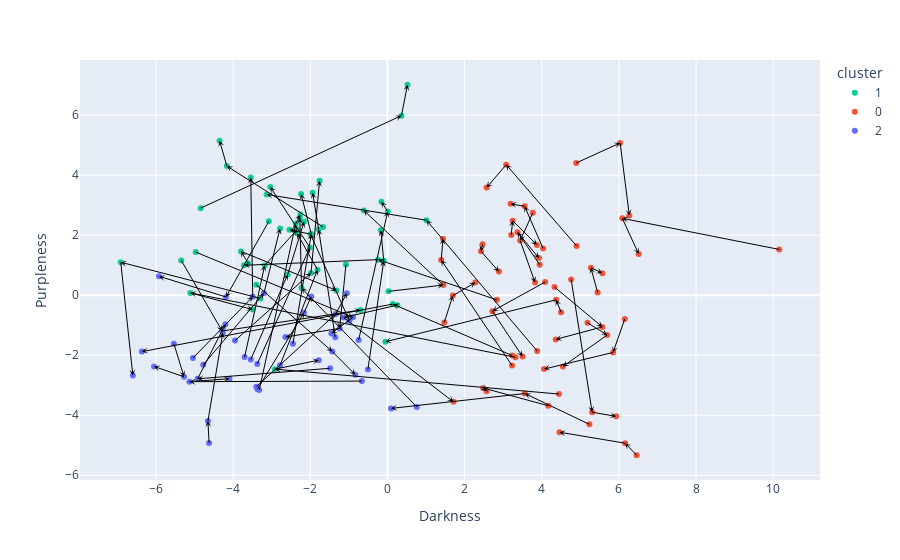
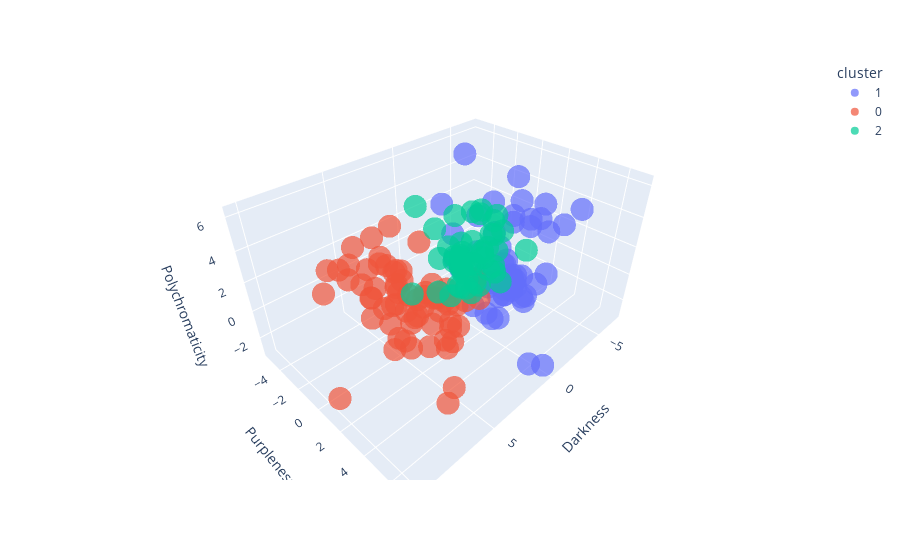

The code cell stored with these charts, in order, in its notebook:
### Markdown cell above
# Plot

### Code cell
pc1label = "Darkness"
pc2label = "Purpleness"
pc3label = "Polychromaticity"

scatterPlots()

### Figure 1 — Plotly figure (JSON) as saved in the notebook; plotly's stock layout.template omitted (floating-point values rounded to 4 significant figures)
{"data": [{"hovertemplate": "<b>%{hovertext}</b><br><br>cluster=1<br>Darkness=%{x}<br>Purpleness=%{y}<extra></extra>", "hovertext": ["TSA-1 10-4 im1", "40-3-9 10-5 im3", "ISP2-16 10-6 im1", "ISP2-6 10-5 im1", "ISP2-1 10-7 im2", "ISP2-14 10-3 im2", "ISP2-14 10-3 im3", "40-4-9 10-4 im2", "40-4-9 10-4 im3", "40-5-8 10-2 im3", "ISP2-15 10-7 im1", "ISP2-7 10-6 im2", "ISP2-7 10-6 im3", "ISP2-8 10-7 im1", "40-1-6 10-6 im3", "20-3-8 10-4 im3", "20-3-8 10-4 im2", "ISP2-9 10-7 im1", "20-3-11 10-6 im1", "20-2-4 10-4 im2", "20-2-4 10-4 im3", "20-4-1 10-5 im3", "20-4-1 10-5 im2", "HavSE8 10-3 im3", "20-5-5 10-4 im3", "20-5-5 10-4 im2", "ISP2-1 10-7 im1", "ISP2-13 10-6 im2", "40-5-8 10-2 im1", "TSA-1 10-4 im2", "TSA-1 10-4 im3", "ISP2-10 10-5 im1", "40-4-10 10-3 im3", "40-4-10 10-3 im2", "40-5-6 10-2 im2", "40-2-2 10-5 im2", "40-5-6 10-2 im3", "40-2-2 10-5 im3", "40-5-6 10-5 im2", "40-5-6 10-5 im3", "ISP2-16 10-6 im3", "ISP2-16 10-6 im2", "100-3-1 10-4 im2", "100-3-1 10-4 im3", "100-2-1 10-4 im3", "100-2-1 10-4 im2", "ISP2-3 10-6 im1", "100-2-11 10-4 im3", "100-2-11 10-4 im2", "ISP2-8 10-7 im3", "ISP2-8 10-7 im2", "ISP2-4 10-2 im3.tif", "ISP2-4 10-2 im2", "20-3-7 10-3 im2", "ISP2-15 10-7 im3"], "legendgroup": "1", "marker": {"color": "#0ECC96", "symbol": "circle"}, "mode": "markers", "name": "1", "orientation": "v", "showlegend": true, "type": "scatter", "x": [-4.842, -3.542, -3.614, 0.2581, -6.913, -0.2431, -3.716, -2.585, -2.162, -0.6124, -5.344, -5.11, -3.494, -1.67, -2.785, -1.759, -1.981, -4.969, -1.076, -2.227, -2.271, -3.037, -2.011, -0.0526, -2.343, -1.812, -3.295, 0.1402, 0.02689, 0.3632, 0.5198, -3.076, -2.258, -2.377, 0.007566, -3.182, -0.157, -2.336, -1.994, -2.54, -1.324, -3.794, -1.974, -2.238, -1.939, -1.783, -3.399, -0.1714, -0.0958, -4.351, -4.163, -3.131, 1.013, -2.917, -0.6969], "xaxis": "x", "y": [2.902, 3.925, 1.069, -0.3311, 1.099, 1.186, 0.9965, 0.6924, 2.444, 2.826, 1.16, 0.07755, -0.4776, 2.275, 2.221, 3.812, 0.7426, 1.437, 1.026, 0.2378, 2.571, 3.608, 1.59, -1.551, 2.061, 0.8493, -0.1071, -0.2957, 0.1278, 5.983, 7.014, 2.461, 2.69, 2.38, 2.79, 0.9933, 3.117, 2.193, 2.035, 2.179, 0.1592, 1.461, 2.038, 3.375, 3.41, 2.188, 0.3466, 2.161, 1.146, 5.151, 4.302, 3.357, 2.499, -2.464, -0.4937], "yaxis": "y"}, {"hovertemplate": "<b>%{hovertext}</b><br><br>cluster=0<br>Darkness=%{x}<br>Purpleness=%{y}<extra></extra>", "hovertext": ["100-2-19 10-3 im3", "100-2-19 10-3 im2", "ISP2-11 10-4 im3", "ISP2-11 10-4 im2", "100-3-6 10-5 im1", "Imrec12-4 10-4 im3", "Imrec12-4 10-4 im2", "Imrec19-23 10-5 im1", "40-1-3 10-4 im1", "ISP2-13 10-6 im1", "40-5-8 10-2 im2", "HavSE8 10-3 im1", "20-4-4 10-5 im1", "20-3-5 10-5 im1", "100-2-17 10-6 im2", "100-2-17 10-6 im3", "Imrec12-3 10-4 im3", "Imrec12-3 10-4 im2", "100-2-4 10-2 im1", "Hav55 10-5 im3", "Hav55 10-5 im2", "ISP2-4 10-2 im1", "20-3-7 10-3 im1", "40-5-7 10-6 im2", "40-5-7 10-6 im3", "40-2-1 10-5 im1", "20-4-5 10-6 im2", "20-4-5 10-6 im3", "40-4-16 10-4 im1", "40-4-1 10-4 im1", "20-2-1 10-6 im3", "20-2-1 10-6 im2", "40-4-17 10-5 im1", "20-3-5 10-5 im3", "20-3-5 10-5 im2", "HavSE8 10-3 im2", "20-4-4 10-5 im2", "20-4-4 10-5 im3", "ISP2-6 10-5 im3", "Imrec12-4 10-4 im1", "ISP2-14 10-3 im1", "Imrec19-23 10-5 im3", "Imrec19-23 10-5 im2", "40-1-3 10-4 im2", "40-1-3 10-4 im3", "100-2-19 10-3 im1", "ISP2-11 10-4 im1", "100-3-6 10-5 im3", "100-3-6 10-5 im2", "20-4-5 10-6 im1", "40-4-16 10-4 im2", "40-4-16 10-4 im3", "20-2-1 10-6 im1", "40-4-17 10-5 im2", "40-4-17 10-5 im3", "40-2-1 10-5 im2", "40-2-1 10-5 im3", "40-4-1 10-4 im2", "40-5-7 10-6 im1", "40-4-1 10-4 im3", "100-2-17 10-6 im1", "Imrec12-3 10-4 im1", "100-2-4 10-2 im2", "ISP2-7 10-6 im1", "Hav55 10-5 im1"], "legendgroup": "0", "marker": {"color": "#EE553B", "symbol": "circle"}, "mode": "markers", "name": "0", "orientation": "v", "showlegend": true, "type": "scatter", "x": [4.547, 5.696, 5.571, 5.273, 4.33, 4.459, 6.162, 6.152, 4.904, 3.235, 1.449, 4.5, 3.768, 3.229, 6.031, 6.27, 3.503, 2.72, 5.235, 5.927, 5.306, 3.882, 4.447, 3.246, 3.875, 3.946, 3.557, 3.191, 1.473, 4.17, 6.512, 6.089, 2.465, 1.441, 1.393, 4.373, 3.44, 3.827, 1.711, 6.46, 2.838, 4.058, 5.848, 3.078, 2.571, 5.185, 5.448, 4.361, 5.571, 4.035, 1.696, 2.278, 10.16, 2.425, 2.889, 3.372, 3.928, 2.483, 3.209, 2.568, 4.892, 4.088, 3.562, 3.319, 4.762], "xaxis": "x", "y": [-2.376, -1.325, 0.7352, 0.9174, 0.2731, -4.566, -4.932, -0.7908, 1.64, -2.012, 0.3384, -0.5688, 2.747, -2.345, 5.074, 2.655, -2.047, -0.5308, -4.302, -4.037, -3.901, -1.862, -3.294, 2.485, 1.677, 1.017, 2.963, 3.044, -0.9075, -3.685, 1.373, 2.561, 1.699, 1.883, 1.174, -0.1534, 1.82, 0.4258, -3.554, -5.333, -0.1554, -2.462, -1.908, 4.35, 3.587, -0.9189, 0.09259, -1.473, -1.056, 1.558, -0.01236, 0.4204, 1.526, 1.463, 0.7861, 2.102, 1.237, -3.092, 2.007, -3.204, 4.406, 0.4383, -3.277, -2.069, 0.5258], "yaxis": "y"}, {"hovertemplate": "<b>%{hovertext}</b><br><br>cluster=2<br>Darkness=%{x}<br>Purpleness=%{y}<extra></extra>", "hovertext": ["ISP2-10 10-5 im3", "ISP2-10 10-5 im2", "40-4-10 10-3 im1", "40-3-9 10-5 im2", "40-5-6 10-2 im1", "40-2-2 10-5 im1", "40-5-6 10-5 im1", "ISP2-1 10-7 im3", "40-4-11 10-3 im1", "40-5-1 10-6 im3", "40-5-1 10-6 im2", "20-5-5 10-4 im1", "20-3-11 10-6 im3", "20-3-11 10-6 im2", "20-2-4 10-4 im1", "ISP2-12 10-6 im1", "20-4-1 10-5 im1", "40-3-4 10-3 im1", "40-1-6 10-6 im2", "100-2-11 10-4 im1", "20-4-6 10-2 im1", "100-3-1 10-4 im1", "Imrec9-9 10-5 im3", "Imrec9-9 10-5 im2", "100-2-1 10-4 im1", "ISP2-3 10-6 im2", "ISP2-3 10-6 im3", "ISP2-12 10-6 im3", "ISP2-12 10-6 im2", "40-4-11 10-3 im2", "40-4-11 10-3 im3", "40-5-1 10-6 im1", "ISP2-6 10-5 im2", "40-4-9 10-4 im1", "ISP2-13 10-6 im3", "40-3-9 10-5 im1", "ISP2-9 10-7 im2", "ISP2-9 10-7 im3", "Imrec9-9 10-5 im1", "20-3-8 10-4 im1", "20-4-6 10-2 im3", "20-4-6 10-2 im2", "20-3-7 10-3 im3", "40-3-4 10-3 im3", "40-3-4 10-3 im2", "40-1-6 10-6 im1", "ISP2-15 10-7 im2", "100-2-4 10-2 im3"], "legendgroup": "2", "marker": {"color": "#636FFC", "symbol": "circle"}, "mode": "markers", "name": "2", "orientation": "v", "showlegend": true, "type": "scatter", "x": [-5.922, -4.185, -3.323, -3.492, -0.7458, -3.702, -0.9845, -6.599, -3.399, -4.2, -4.921, -2.783, -2.644, -1.239, 0.7592, -5.536, -3.376, -3.368, -3.202, -0.506, -0.6636, -2.451, -4.268, -4.653, -1.353, -1.43, -0.8329, -6.051, -5.273, -1.342, -1.053, -1.486, -1.137, -3.543, -6.366, -5.042, -0.8938, -1.453, -4.623, -3.951, -4.096, -5.133, -1.782, -1.973, -2.164, -4.775, -4.285, 0.09212], "xaxis": "x", "y": [0.6316, -0.05897, -3.158, -0.04939, -1.489, -2.062, -0.8529, -2.677, -3.048, -0.9653, -2.786, -2.331, -1.393, -1.107, -3.722, -1.614, -2.292, -3.131, 0.06815, -2.473, -2.863, -1.618, -1.248, -4.192, -1.397, -1.875, -2.65, -2.375, -2.717, -0.6282, 0.06869, -2.435, -0.7435, -2.143, -1.88, -2.094, -0.7358, -1.274, -4.929, -1.511, -2.784, -2.881, -2.165, -0.04031, -0.5866, -2.32, -1.194, -3.773], "yaxis": "y"}], "layout": {"annotations": [{"arrowcolor": "black", "arrowhead": 3, "arrowsize": 1, "arrowwidth": 1, "ax": -4.842, "axref": "x", "ay": 2.902, "ayref": "y", "showarrow": true, "x": 0.3632, "xanchor": "center", "y": 5.983, "yanchor": "top"}, {"arrowcolor": "black", "arrowhead": 3, "arrowsize": 1, "arrowwidth": 1, "ax": 5.696, "axref": "x", "ay": -1.325, "ayref": "y", "showarrow": true, "x": 4.547, "xanchor": "center", "y": -2.376, "yanchor": "bottom"}, {"arrowcolor": "black", "arrowhead": 3, "arrowsize": 1, "arrowwidth": 1, "ax": -4.185, "axref": "x", "ay": -0.05897, "ayref": "y", "showarrow": true, "x": -5.922, "xanchor": "center", "y": 0.6316, "yanchor": "top"}, {"arrowcolor": "black", "arrowhead": 3, "arrowsize": 1, "arrowwidth": 1, "ax": -3.323, "axref": "x", "ay": -3.158, "ayref": "y", "showarrow": true, "x": -2.377, "xanchor": "center", "y": 2.38, "yanchor": "top"}, {"arrowcolor": "black", "arrowhead": 3, "arrowsize": 1, "arrowwidth": 1, "ax": -3.492, "axref": "x", "ay": -0.04939, "ayref": "y", "showarrow": true, "x": -3.542, "xanchor": "center", "y": 3.925, "yanchor": "top"}, {"arrowcolor": "black", "arrowhead": 3, "arrowsize": 1, "arrowwidth": 1, "ax": 5.273, "axref": "x", "ay": 0.9174, "ayref": "y", "showarrow": true, "x": 5.571, "xanchor": "center", "y": 0.7352, "yanchor": "bottom"}, {"arrowcolor": "black", "arrowhead": 3, "arrowsize": 1, "arrowwidth": 1, "ax": -0.7458, "axref": "x", "ay": -1.489, "ayref": "y", "showarrow": true, "x": 0.007566, "xanchor": "center", "y": 2.79, "yanchor": "top"}, {"arrowcolor": "black", "arrowhead": 3, "arrowsize": 1, "arrowwidth": 1, "ax": -3.702, "axref": "x", "ay": -2.062, "ayref": "y", "showarrow": true, "x": -3.182, "xanchor": "center", "y": 0.9933, "yanchor": "top"}, {"arrowcolor": "black", "arrowhead": 3, "arrowsize": 1, "arrowwidth": 1, "ax": -0.9845, "axref": "x", "ay": -0.8529, "ayref": "y", "showarrow": true, "x": -1.994, "xanchor": "center", "y": 2.035, "yanchor": "top"}, {"arrowcolor": "black", "arrowhead": 3, "arrowsize": 1, "arrowwidth": 1, "ax": -3.614, "axref": "x", "ay": 1.069, "ayref": "y", "showarrow": true, "x": -3.794, "xanchor": "center", "y": 1.461, "yanchor": "top"}, {"arrowcolor": "black", "arrowhead": 3, "arrowsize": 1, "arrowwidth": 1, "ax": 4.33, "axref": "x", "ay": 0.2731, "ayref": "y", "showarrow": true, "x": 5.571, "xanchor": "center", "y": -1.056, "yanchor": "bottom"}, {"arrowcolor": "black", "arrowhead": 3, "arrowsize": 1, "arrowwidth": 1, "ax": 0.2581, "axref": "x", "ay": -0.3311, "ayref": "y", "showarrow": true, "x": -1.137, "xanchor": "center", "y": -0.7435, "yanchor": "bottom"}, {"arrowcolor": "black", "arrowhead": 3, "arrowsize": 1, "arrowwidth": 1, "ax": -6.913, "axref": "x", "ay": 1.099, "ayref": "y", "showarrow": true, "x": -6.599, "xanchor": "center", "y": -2.677, "yanchor": "bottom"}, {"arrowcolor": "black", "arrowhead": 3, "arrowsize": 1, "arrowwidth": 1, "ax": 6.162, "axref": "x", "ay": -4.932, "ayref": "y", "showarrow": true, "x": 4.459, "xanchor": "center", "y": -4.566, "yanchor": "top"}, {"arrowcolor": "black", "arrowhead": 3, "arrowsize": 1, "arrowwidth": 1, "ax": -0.2431, "axref": "x", "ay": 1.186, "ayref": "y", "showarrow": true, "x": -3.716, "xanchor": "center", "y": 0.9965, "yanchor": "bottom"}, {"arrowcolor": "black", "arrowhead": 3, "arrowsize": 1, "arrowwidth": 1, "ax": -2.585, "axref": "x", "ay": 0.6924, "ayref": "y", "showarrow": true, "x": -2.162, "xanchor": "center", "y": 2.444, "yanchor": "top"}, {"arrowcolor": "black", "arrowhead": 3, "arrowsize": 1, "arrowwidth": 1, "ax": 6.152, "axref": "x", "ay": -0.7908, "ayref": "y", "showarrow": true, "x": 5.848, "xanchor": "center", "y": -1.908, "yanchor": "bottom"}, {"arrowcolor": "black", "arrowhead": 3, "arrowsize": 1, "arrowwidth": 1, "ax": 4.904, "axref": "x", "ay": 1.64, "ayref": "y", "showarrow": true, "x": 3.078, "xanchor": "center", "y": 4.35, "yanchor": "top"}, {"arrowcolor": "black", "arrowhead": 3, "arrowsize": 1, "arrowwidth": 1, "ax": 3.235, "axref": "x", "ay": -2.012, "ayref": "y", "showarrow": true, "x": 0.1402, "xanchor": "center", "y": -0.2957, "yanchor": "top"}, {"arrowcolor": "black", "arrowhead": 3, "arrowsize": 1, "arrowwidth": 1, "ax": 1.449, "axref": "x", "ay": 0.3384, "ayref": "y", "showarrow": true, "x": -0.6124, "xanchor": "center", "y": 2.826, "yanchor": "top"}, {"arrowcolor": "black", "arrowhead": 3, "arrowsize": 1, "arrowwidth": 1, "ax": 4.5, "axref": "x", "ay": -0.5688, "ayref": "y", "showarrow": true, "x": 4.373, "xanchor": "center", "y": -0.1534, "yanchor": "top"}, {"arrowcolor": "black", "arrowhead": 3, "arrowsize": 1, "arrowwidth": 1, "ax": -3.399, "axref": "x", "ay": -3.048, "ayref": "y", "showarrow": true, "x": -1.342, "xanchor": "center", "y": -0.6282, "yanchor": "top"}, {"arrowcolor": "black", "arrowhead": 3, "arrowsize": 1, "arrowwidth": 1, "ax": -4.921, "axref": "x", "ay": -2.786, "ayref": "y", "showarrow": true, "x": -4.2, "xanchor": "center", "y": -0.9653, "yanchor": "top"}, {"arrowcolor": "black", "arrowhead": 3, "arrowsize": 1, "arrowwidth": 1, "ax": 3.768, "axref": "x", "ay": 2.747, "ayref": "y", "showarrow": true, "x": 3.44, "xanchor": "center", "y": 1.82, "yanchor": "bottom"}, {"arrowcolor": "black", "arrowhead": 3, "arrowsize": 1, "arrowwidth": 1, "ax": -2.783, "axref": "x", "ay": -2.331, "ayref": "y", "showarrow": true, "x": -1.812, "xanchor": "center", "y": 0.8493, "yanchor": "top"}, {"arrowcolor": "black", "arrowhead": 3, "arrowsize": 1, "arrowwidth": 1, "ax": -1.239, "axref": "x", "ay": -1.107, "ayref": "y", "showarrow": true, "x": -2.644, "xanchor": "center", "y": -1.393, "yanchor": "bottom"}, {"arrowcolor": "black", "arrowhead": 3, "arrowsize": 1, "arrowwidth": 1, "ax": 0.7592, "axref": "x", "ay": -3.722, "ayref": "y", "showarrow": true, "x": -2.227, "xanchor": "center", "y": 0.2378, "yanchor": "top"}, {"arrowcolor": "black", "arrowhead": 3, "arrowsize": 1, "arrowwidth": 1, "ax": 3.229, "axref": "x", "ay": -2.345, "ayref": "y", "showarrow": true, "x": 1.393, "xanchor": "center", "y": 1.174, "yanchor": "top"}, {"arrowcolor": "black", "arrowhead": 3, "arrowsize": 1, "arrowwidth": 1, "ax": -5.536, "axref": "x", "ay": -1.614, "ayref": "y", "showarrow": true, "x": -5.273, "xanchor": "center", "y": -2.717, "yanchor": "bottom"}, {"arrowcolor": "black", "arrowhead": 3, "arrowsize": 1, "arrowwidth": 1, "ax": -3.376, "axref": "x", "ay": -2.292, "ayref": "y", "showarrow": true, "x": -2.011, "xanchor": "center", "y": 1.59, "yanchor": "top"}, {"arrowcolor": "black", "arrowhead": 3, "arrowsize": 1, "arrowwidth": 1, "ax": 6.031, "axref": "x", "ay": 5.074, "ayref": "y", "showarrow": true, "x": 6.27, "xanchor": "center", "y": 2.655, "yanchor": "bottom"}, {"arrowcolor": "black", "arrowhead": 3, "arrowsize": 1, "arrowwidth": 1, "ax": 2.72, "axref": "x", "ay": -0.5308, "ayref": "y", "showarrow": true, "x": 3.503, "xanchor": "center", "y": -2.047, "yanchor": "bottom"}, {"arrowcolor": "black", "arrowhead": 3, "arrowsize": 1, "arrowwidth": 1, "ax": 5.235, "axref": "x", "ay": -4.302, "ayref": "y", "showarrow": true, "x": 3.562, "xanchor": "center", "y": -3.277, "yanchor": "top"}, {"arrowcolor": "black", "arrowhead": 3, "arrowsize": 1, "arrowwidth": 1, "ax": -5.344, "axref": "x", "ay": 1.16, "ayref": "y", "showarrow": true, "x": -4.285, "xanchor": "center", "y": -1.194, "yanchor": "bottom"}, {"arrowcolor": "black", "arrowhead": 3, "arrowsize": 1, "arrowwidth": 1, "ax": -5.11, "axref": "x", "ay": 0.07755, "ayref": "y", "showarrow": true, "x": -3.494, "xanchor": "center", "y": -0.4776, "yanchor": "bottom"}, {"arrowcolor": "black", "arrowhead": 3, "arrowsize": 1, "arrowwidth": 1, "ax": 5.306, "axref": "x", "ay": -3.901, "ayref": "y", "showarrow": true, "x": 5.927, "xanchor": "center", "y": -4.037, "yanchor": "bottom"}, {"arrowcolor": "black", "arrowhead": 3, "arrowsize": 1, "arrowwidth": 1, "ax": -1.67, "axref": "x", "ay": 2.275, "ayref": "y", "showarrow": true, "x": -4.163, "xanchor": "center", "y": 4.302, "yanchor": "top"}, {"arrowcolor": "black", "arrowhead": 3, "arrowsize": 1, "arrowwidth": 1, "ax": 3.882, "axref": "x", "ay": -1.862, "ayref": "y", "showarrow": true, "x": 1.013, "xanchor": "center", "y": 2.499, "yanchor": "top"}, {"arrowcolor": "black", "arrowhead": 3, "arrowsize": 1, "arrowwidth": 1, "ax": 4.447, "axref": "x", "ay": -3.294, "ayref": "y", "showarrow": true, "x": -2.917, "xanchor": "center", "y": -2.464, "yanchor": "top"}, {"arrowcolor": "black", "arrowhead": 3, "arrowsize": 1, "arrowwidth": 1, "ax": 3.246, "axref": "x", "ay": 2.485, "ayref": "y", "showarrow": true, "x": 3.875, "xanchor": "center", "y": 1.677, "yanchor": "bottom"}, {"arrowcolor": "black", "arrowhead": 3, "arrowsize": 1, "arrowwidth": 1, "ax": -3.368, "axref": "x", "ay": -3.131, "ayref": "y", "showarrow": true, "x": -2.164, "xanchor": "center", "y": -0.5866, "yanchor": "top"}, {"arrowcolor": "black", "arrowhead": 3, "arrowsize": 1, "arrowwidth": 1, "ax": -3.202, "axref": "x", "ay": 0.06815, "ayref": "y", "showarrow": true, "x": -2.785, "xanchor": "center", "y": 2.221, "yanchor": "top"}, {"arrowcolor": "black", "arrowhead": 3, "arrowsize": 1, "arrowwidth": 1, "ax": -1.981, "axref": "x", "ay": 0.7426, "ayref": "y", "showarrow": true, "x": -1.759, "xanchor": "center", "y": 3.812, "yanchor": "top"}, {"arrowcolor": "black", "arrowhead": 3, "arrowsize": 1, "arrowwidth": 1, "ax": -0.506, "axref": "x", "ay": -2.473, "ayref": "y", "showarrow": true, "x": -0.0958, "xanchor": "center", "y": 1.146, "yanchor": "top"}, {"arrowcolor": "black", "arrowhead": 3, "arrowsize": 1, "arrowwidth": 1, "ax": 3.946, "axref": "x", "ay": 1.017, "ayref": "y", "showarrow": true, "x": 3.372, "xanchor": "center", "y": 2.102, "yanchor": "top"}, {"arrowcolor": "black", "arrowhead": 3, "arrowsize": 1, "arrowwidth": 1, "ax": -0.6636, "axref": "x", "ay": -2.863, "ayref": "y", "showarrow": true, "x": -5.133, "xanchor": "center", "y": -2.881, "yanchor": "bottom"}, {"arrowcolor": "black", "arrowhead": 3, "arrowsize": 1, "arrowwidth": 1, "ax": 3.557, "axref": "x", "ay": 2.963, "ayref": "y", "showarrow": true, "x": 3.191, "xanchor": "center", "y": 3.044, "yanchor": "top"}, {"arrowcolor": "black", "arrowhead": 3, "arrowsize": 1, "arrowwidth": 1, "ax": -4.969, "axref": "x", "ay": 1.437, "ayref": "y", "showarrow": true, "x": -0.8938, "xanchor": "center", "y": -0.7358, "yanchor": "bottom"}, {"arrowcolor": "black", "arrowhead": 3, "arrowsize": 1, "arrowwidth": 1, "ax": 1.473, "axref": "x", "ay": -0.9075, "ayref": "y", "showarrow": true, "x": 1.696, "xanchor": "center", "y": -0.01236, "yanchor": "top"}, {"arrowcolor": "black", "arrowhead": 3, "arrowsize": 1, "arrowwidth": 1, "ax": -2.451, "axref": "x", "ay": -1.618, "ayref": "y", "showarrow": true, "x": -1.974, "xanchor": "center", "y": 2.038, "yanchor": "top"}, {"arrowcolor": "black", "arrowhead": 3, "arrowsize": 1, "arrowwidth": 1, "ax": 4.17, "axref": "x", "ay": -3.685, "ayref": "y", "showarrow": true, "x": 2.483, "xanchor": "center", "y": -3.092, "yanchor": "top"}, {"arrowcolor": "black", "arrowhead": 3, "arrowsize": 1, "arrowwidth": 1, "ax": 6.089, "axref": "x", "ay": 2.561, "ayref": "y", "showarrow": true, "x": 6.512, "xanchor": "center", "y": 1.373, "yanchor": "bottom"}, {"arrowcolor": "black", "arrowhead": 3, "arrowsize": 1, "arrowwidth": 1, "ax": -4.653, "axref": "x", "ay": -4.192, "ayref": "y", "showarrow": true, "x": -4.268, "xanchor": "center", "y": -1.248, "yanchor": "top"}, {"arrowcolor": "black", "arrowhead": 3, "arrowsize": 1, "arrowwidth": 1, "ax": -1.353, "axref": "x", "ay": -1.397, "ayref": "y", "showarrow": true, "x": -1.783, "xanchor": "center", "y": 2.188, "yanchor": "top"}, {"arrowcolor": "black", "arrowhead": 3, "arrowsize": 1, "arrowwidth": 1, "ax": 2.465, "axref": "x", "ay": 1.699, "ayref": "y", "showarrow": true, "x": 2.425, "xanchor": "center", "y": 1.463, "yanchor": "bottom"}, {"arrowcolor": "black", "arrowhead": 3, "arrowsize": 1, "arrowwidth": 1, "ax": -1.43, "axref": "x", "ay": -1.875, "ayref": "y", "showarrow": true, "x": -0.8329, "xanchor": "center", "y": -2.65, "yanchor": "bottom"}, {"arrowcolor": "black", "arrowhead": 3, "arrowsize": 1, "arrowwidth": 1, "ax": -1.076, "axref": "x", "ay": 1.026, "ayref": "y", "showarrow": true, "x": -1.239, "xanchor": "center", "y": -1.107, "yanchor": "bottom"}, {"arrowcolor": "black", "arrowhead": 3, "arrowsize": 1, "arrowwidth": 1, "ax": -2.227, "axref": "x", "ay": 0.2378, "ayref": "y", "showarrow": true, "x": -2.271, "xanchor": "center", "y": 2.571, "yanchor": "top"}, {"arrowcolor": "black", "arrowhead": 3, "arrowsize": 1, "arrowwidth": 1, "ax": 1.393, "axref": "x", "ay": 1.174, "ayref": "y", "showarrow": true, "x": 1.441, "xanchor": "center", "y": 1.883, "yanchor": "top"}, {"arrowcolor": "black", "arrowhead": 3, "arrowsize": 1, "arrowwidth": 1, "ax": -5.273, "axref": "x", "ay": -2.717, "ayref": "y", "showarrow": true, "x": -6.051, "xanchor": "center", "y": -2.375, "yanchor": "top"}, {"arrowcolor": "black", "arrowhead": 3, "arrowsize": 1, "arrowwidth": 1, "ax": -2.011, "axref": "x", "ay": 1.59, "ayref": "y", "showarrow": true, "x": -3.037, "xanchor": "center", "y": 3.608, "yanchor": "top"}, {"arrowcolor": "black", "arrowhead": 3, "arrowsize": 1, "arrowwidth": 1, "ax": 4.373, "axref": "x", "ay": -0.1534, "ayref": "y", "showarrow": true, "x": -0.0526, "xanchor": "center", "y": -1.551, "yanchor": "bottom"}, {"arrowcolor": "black", "arrowhead": 3, "arrowsize": 1, "arrowwidth": 1, "ax": -1.342, "axref": "x", "ay": -0.6282, "ayref": "y", "showarrow": true, "x": -1.053, "xanchor": "center", "y": 0.06869, "yanchor": "top"}, {"arrowcolor": "black", "arrowhead": 3, "arrowsize": 1, "arrowwidth": 1, "ax": -1.486, "axref": "x", "ay": -2.435, "ayref": "y", "showarrow": true, "x": -4.921, "xanchor": "center", "y": -2.786, "yanchor": "bottom"}, {"arrowcolor": "black", "arrowhead": 3, "arrowsize": 1, "arrowwidth": 1, "ax": 3.44, "axref": "x", "ay": 1.82, "ayref": "y", "showarrow": true, "x": 3.827, "xanchor": "center", "y": 0.4258, "yanchor": "bottom"}, {"arrowcolor": "black", "arrowhead": 3, "arrowsize": 1, "arrowwidth": 1, "ax": -1.812, "axref": "x", "ay": 0.8493, "ayref": "y", "showarrow": true, "x": -2.343, "xanchor": "center", "y": 2.061, "yanchor": "top"}, {"arrowcolor": "black", "arrowhead": 3, "arrowsize": 1, "arrowwidth": 1, "ax": -1.137, "axref": "x", "ay": -0.7435, "ayref": "y", "showarrow": true, "x": 1.711, "xanchor": "center", "y": -3.554, "yanchor": "bottom"}, {"arrowcolor": "black", "arrowhead": 3, "arrowsize": 1, "arrowwidth": 1, "ax": -3.295, "axref": "x", "ay": -0.1071, "ayref": "y", "showarrow": true, "x": -6.913, "xanchor": "center", "y": 1.099, "yanchor": "top"}, {"arrowcolor": "black", "arrowhead": 3, "arrowsize": 1, "arrowwidth": 1, "ax": 6.46, "axref": "x", "ay": -5.333, "ayref": "y", "showarrow": true, "x": 6.162, "xanchor": "center", "y": -4.932, "yanchor": "top"}, {"arrowcolor": "black", "arrowhead": 3, "arrowsize": 1, "arrowwidth": 1, "ax": 2.838, "axref": "x", "ay": -0.1554, "ayref": "y", "showarrow": true, "x": -0.2431, "xanchor": "center", "y": 1.186, "yanchor": "top"}, {"arrowcolor": "black", "arrowhead": 3, "arrowsize": 1, "arrowwidth": 1, "ax": -3.543, "axref": "x", "ay": -2.143, "ayref": "y", "showarrow": true, "x": -2.585, "xanchor": "center", "y": 0.6924, "yanchor": "top"}, {"arrowcolor": "black", "arrowhead": 3, "arrowsize": 1, "arrowwidth": 1, "ax": 5.848, "axref": "x", "ay": -1.908, "ayref": "y", "showarrow": true, "x": 4.058, "xanchor": "center", "y": -2.462, "yanchor": "bottom"}, {"arrowcolor": "black", "arrowhead": 3, "arrowsize": 1, "arrowwidth": 1, "ax": 0.1402, "axref": "x", "ay": -0.2957, "ayref": "y", "showarrow": true, "x": -6.366, "xanchor": "center", "y": -1.88, "yanchor": "bottom"}, {"arrowcolor": "black", "arrowhead": 3, "arrowsize": 1, "arrowwidth": 1, "ax": 0.02689, "axref": "x", "ay": 0.1278, "ayref": "y", "showarrow": true, "x": 1.449, "xanchor": "center", "y": 0.3384, "yanchor": "top"}, {"arrowcolor": "black", "arrowhead": 3, "arrowsize": 1, "arrowwidth": 1, "ax": 3.078, "axref": "x", "ay": 4.35, "ayref": "y", "showarrow": true, "x": 2.571, "xanchor": "center", "y": 3.587, "yanchor": "bottom"}, {"arrowcolor": "black", "arrowhead": 3, "arrowsize": 1, "arrowwidth": 1, "ax": 5.185, "axref": "x", "ay": -0.9189, "ayref": "y", "showarrow": true, "x": 5.696, "xanchor": "center", "y": -1.325, "yanchor": "bottom"}, {"arrowcolor": "black", "arrowhead": 3, "arrowsize": 1, "arrowwidth": 1, "ax": 0.3632, "axref": "x", "ay": 5.983, "ayref": "y", "showarrow": true, "x": 0.5198, "xanchor": "center", "y": 7.014, "yanchor": "top"}, {"arrowcolor": "black", "arrowhead": 3, "arrowsize": 1, "arrowwidth": 1, "ax": -3.076, "axref": "x", "ay": 2.461, "ayref": "y", "showarrow": true, "x": -4.185, "xanchor": "center", "y": -0.05897, "yanchor": "bottom"}, {"arrowcolor": "black", "arrowhead": 3, "arrowsize": 1, "arrowwidth": 1, "ax": -2.377, "axref": "x", "ay": 2.38, "ayref": "y", "showarrow": true, "x": -2.258, "xanchor": "center", "y": 2.69, "yanchor": "top"}, {"arrowcolor": "black", "arrowhead": 3, "arrowsize": 1, "arrowwidth": 1, "ax": -5.042, "axref": "x", "ay": -2.094, "ayref": "y", "showarrow": true, "x": -3.492, "xanchor": "center", "y": -0.04939, "yanchor": "top"}, {"arrowcolor": "black", "arrowhead": 3, "arrowsize": 1, "arrowwidth": 1, "ax": 5.448, "axref": "x", "ay": 0.09259, "ayref": "y", "showarrow": true, "x": 5.273, "xanchor": "center", "y": 0.9174, "yanchor": "top"}, {"arrowcolor": "black", "arrowhead": 3, "arrowsize": 1, "arrowwidth": 1, "ax": 0.007566, "axref": "x", "ay": 2.79, "ayref": "y", "showarrow": true, "x": -0.157, "xanchor": "center", "y": 3.117, "yanchor": "top"}, {"arrowcolor": "black", "arrowhead": 3, "arrowsize": 1, "arrowwidth": 1, "ax": -3.182, "axref": "x", "ay": 0.9933, "ayref": "y", "showarrow": true, "x": -2.336, "xanchor": "center", "y": 2.193, "yanchor": "top"}, {"arrowcolor": "black", "arrowhead": 3, "arrowsize": 1, "arrowwidth": 1, "ax": -1.994, "axref": "x", "ay": 2.035, "ayref": "y", "showarrow": true, "x": -2.54, "xanchor": "center", "y": 2.179, "yanchor": "top"}, {"arrowcolor": "black", "arrowhead": 3, "arrowsize": 1, "arrowwidth": 1, "ax": -3.794, "axref": "x", "ay": 1.461, "ayref": "y", "showarrow": true, "x": -1.324, "xanchor": "center", "y": 0.1592, "yanchor": "bottom"}, {"arrowcolor": "black", "arrowhead": 3, "arrowsize": 1, "arrowwidth": 1, "ax": 5.571, "axref": "x", "ay": -1.056, "ayref": "y", "showarrow": true, "x": 4.361, "xanchor": "center", "y": -1.473, "yanchor": "bottom"}, {"arrowcolor": "black", "arrowhead": 3, "arrowsize": 1, "arrowwidth": 1, "ax": -0.8938, "axref": "x", "ay": -0.7358, "ayref": "y", "showarrow": true, "x": -1.453, "xanchor": "center", "y": -1.274, "yanchor": "bottom"}, {"arrowcolor": "black", "arrowhead": 3, "arrowsize": 1, "arrowwidth": 1, "ax": 4.035, "axref": "x", "ay": 1.558, "ayref": "y", "showarrow": true, "x": 3.557, "xanchor": "center", "y": 2.963, "yanchor": "top"}, {"arrowcolor": "black", "arrowhead": 3, "arrowsize": 1, "arrowwidth": 1, "ax": 1.696, "axref": "x", "ay": -0.01236, "ayref": "y", "showarrow": true, "x": 2.278, "xanchor": "center", "y": 0.4204, "yanchor": "top"}, {"arrowcolor": "black", "arrowhead": 3, "arrowsize": 1, "arrowwidth": 1, "ax": -1.974, "axref": "x", "ay": 2.038, "ayref": "y", "showarrow": true, "x": -2.238, "xanchor": "center", "y": 3.375, "yanchor": "top"}, {"arrowcolor": "black", "arrowhead": 3, "arrowsize": 1, "arrowwidth": 1, "ax": 10.16, "axref": "x", "ay": 1.526, "ayref": "y", "showarrow": true, "x": 6.089, "xanchor": "center", "y": 2.561, "yanchor": "top"}, {"arrowcolor": "black", "arrowhead": 3, "arrowsize": 1, "arrowwidth": 1, "ax": -4.623, "axref": "x", "ay": -4.929, "ayref": "y", "showarrow": true, "x": -4.653, "xanchor": "center", "y": -4.192, "yanchor": "top"}, {"arrowcolor": "black", "arrowhead": 3, "arrowsize": 1, "arrowwidth": 1, "ax": -1.783, "axref": "x", "ay": 2.188, "ayref": "y", "showarrow": true, "x": -1.939, "xanchor": "center", "y": 3.41, "yanchor": "top"}, {"arrowcolor": "black", "arrowhead": 3, "arrowsize": 1, "arrowwidth": 1, "ax": -3.399, "axref": "x", "ay": 0.3466, "ayref": "y", "showarrow": true, "x": -1.43, "xanchor": "center", "y": -1.875, "yanchor": "bottom"}, {"arrowcolor": "black", "arrowhead": 3, "arrowsize": 1, "arrowwidth": 1, "ax": 2.425, "axref": "x", "ay": 1.463, "ayref": "y", "showarrow": true, "x": 2.889, "xanchor": "center", "y": 0.7861, "yanchor": "bottom"}, {"arrowcolor": "black", "arrowhead": 3, "arrowsize": 1, "arrowwidth": 1, "ax": -3.951, "axref": "x", "ay": -1.511, "ayref": "y", "showarrow": true, "x": -1.981, "xanchor": "center", "y": 0.7426, "yanchor": "top"}, {"arrowcolor": "black", "arrowhead": 3, "arrowsize": 1, "arrowwidth": 1, "ax": -0.0958, "axref": "x", "ay": 1.146, "ayref": "y", "showarrow": true, "x": -0.1714, "xanchor": "center", "y": 2.161, "yanchor": "top"}, {"arrowcolor": "black", "arrowhead": 3, "arrowsize": 1, "arrowwidth": 1, "ax": 3.372, "axref": "x", "ay": 2.102, "ayref": "y", "showarrow": true, "x": 3.928, "xanchor": "center", "y": 1.237, "yanchor": "bottom"}, {"arrowcolor": "black", "arrowhead": 3, "arrowsize": 1, "arrowwidth": 1, "ax": -5.133, "axref": "x", "ay": -2.881, "ayref": "y", "showarrow": true, "x": -4.096, "xanchor": "center", "y": -2.784, "yanchor": "top"}, {"arrowcolor": "black", "arrowhead": 3, "arrowsize": 1, "arrowwidth": 1, "ax": -4.163, "axref": "x", "ay": 4.302, "ayref": "y", "showarrow": true, "x": -4.351, "xanchor": "center", "y": 5.151, "yanchor": "top"}, {"arrowcolor": "black", "arrowhead": 3, "arrowsize": 1, "arrowwidth": 1, "ax": 1.013, "axref": "x", "ay": 2.499, "ayref": "y", "showarrow": true, "x": -3.131, "xanchor": "center", "y": 3.357, "yanchor": "top"}, {"arrowcolor": "black", "arrowhead": 3, "arrowsize": 1, "arrowwidth": 1, "ax": -2.917, "axref": "x", "ay": -2.464, "ayref": "y", "showarrow": true, "x": -1.782, "xanchor": "center", "y": -2.165, "yanchor": "top"}, {"arrowcolor": "black", "arrowhead": 3, "arrowsize": 1, "arrowwidth": 1, "ax": 2.483, "axref": "x", "ay": -3.092, "ayref": "y", "showarrow": true, "x": 2.568, "xanchor": "center", "y": -3.204, "yanchor": "bottom"}, {"arrowcolor": "black", "arrowhead": 3, "arrowsize": 1, "arrowwidth": 1, "ax": 3.209, "axref": "x", "ay": 2.007, "ayref": "y", "showarrow": true, "x": 3.246, "xanchor": "center", "y": 2.485, "yanchor": "top"}, {"arrowcolor": "black", "arrowhead": 3, "arrowsize": 1, "arrowwidth": 1, "ax": -2.164, "axref": "x", "ay": -0.5866, "ayref": "y", "showarrow": true, "x": -1.973, "xanchor": "center", "y": -0.04031, "yanchor": "top"}, {"arrowcolor": "black", "arrowhead": 3, "arrowsize": 1, "arrowwidth": 1, "ax": -4.775, "axref": "x", "ay": -2.32, "ayref": "y", "showarrow": true, "x": -3.202, "xanchor": "center", "y": 0.06815, "yanchor": "top"}, {"arrowcolor": "black", "arrowhead": 3, "arrowsize": 1, "arrowwidth": 1, "ax": 4.892, "axref": "x", "ay": 4.406, "ayref": "y", "showarrow": true, "x": 6.031, "xanchor": "center", "y": 5.074, "yanchor": "top"}, {"arrowcolor": "black", "arrowhead": 3, "arrowsize": 1, "arrowwidth": 1, "ax": 4.088, "axref": "x", "ay": 0.4383, "ayref": "y", "showarrow": true, "x": 2.72, "xanchor": "center", "y": -0.5308, "yanchor": "bottom"}, {"arrowcolor": "black", "arrowhead": 3, "arrowsize": 1, "arrowwidth": 1, "ax": -4.285, "axref": "x", "ay": -1.194, "ayref": "y", "showarrow": true, "x": -0.6969, "xanchor": "center", "y": -0.4937, "yanchor": "top"}, {"arrowcolor": "black", "arrowhead": 3, "arrowsize": 1, "arrowwidth": 1, "ax": 3.562, "axref": "x", "ay": -3.277, "ayref": "y", "showarrow": true, "x": 0.09212, "xanchor": "center", "y": -3.773, "yanchor": "bottom"}, {"arrowcolor": "black", "arrowhead": 3, "arrowsize": 1, "arrowwidth": 1, "ax": 3.319, "axref": "x", "ay": -2.069, "ayref": "y", "showarrow": true, "x": -5.11, "xanchor": "center", "y": 0.07755, "yanchor": "top"}, {"arrowcolor": "black", "arrowhead": 3, "arrowsize": 1, "arrowwidth": 1, "ax": 4.762, "axref": "x", "ay": 0.5258, "ayref": "y", "showarrow": true, "x": 5.306, "xanchor": "center", "y": -3.901, "yanchor": "bottom"}], "legend": {"title": {"text": "cluster"}, "tracegroupgap": 0}, "margin": {"t": 60}, "xaxis": {"anchor": "y", "domain": [0, 1], "title": {"text": "Darkness"}}, "yaxis": {"anchor": "x", "domain": [0, 1], "title": {"text": "Purpleness"}}}}

### Figure 2 — Plotly figure (JSON) as saved in the notebook; plotly's stock layout.template omitted (floating-point values rounded to 4 significant figures)
{"data": [{"hovertemplate": "cluster=1<br>Darkness=%{x}<br>Purpleness=%{y}<br>Polychromaticity=%{z}<extra></extra>", "legendgroup": "1", "marker": {"color": "#636efa", "opacity": 0.7, "symbol": "circle"}, "mode": "markers", "name": "1", "scene": "scene", "showlegend": true, "type": "scatter3d", "x": [-4.842, -3.542, -3.614, 0.2581, -6.913, -0.2431, -3.716, -2.585, -2.162, -0.6124, -5.344, -5.11, -3.494, -1.67, -2.785, -1.759, -1.981, -4.969, -1.076, -2.227, -2.271, -3.037, -2.011, -0.0526, -2.343, -1.812, -3.295, 0.1402, 0.02689, 0.3632, 0.5198, -3.076, -2.258, -2.377, 0.007566, -3.182, -0.157, -2.336, -1.994, -2.54, -1.324, -3.794, -1.974, -2.238, -1.939, -1.783, -3.399, -0.1714, -0.0958, -4.351, -4.163, -3.131, 1.013, -2.917, -0.6969], "y": [2.902, 3.925, 1.069, -0.3311, 1.099, 1.186, 0.9965, 0.6924, 2.444, 2.826, 1.16, 0.07755, -0.4776, 2.275, 2.221, 3.812, 0.7426, 1.437, 1.026, 0.2378, 2.571, 3.608, 1.59, -1.551, 2.061, 0.8493, -0.1071, -0.2957, 0.1278, 5.983, 7.014, 2.461, 2.69, 2.38, 2.79, 0.9933, 3.117, 2.193, 2.035, 2.179, 0.1592, 1.461, 2.038, 3.375, 3.41, 2.188, 0.3466, 2.161, 1.146, 5.151, 4.302, 3.357, 2.499, -2.464, -0.4937], "z": [2.252, 0.2541, 3.162, 2.915, 2.712, 2.138, 2.612, -1.456, -1.058, 1.939, 2.234, 4.91, 3.56, 1.386, -0.3508, -0.5089, -1.262, 1.97, 0.05087, -0.7586, -0.2408, -0.4084, -1.941, 4.28, -0.6726, -1.452, 1.575, 1.088, 0.5481, -3.129, -2.382, -0.4039, -0.6862, -0.6562, -1.853, -0.288, -1.695, -0.07245, -1.102, -0.5087, 3.681, 4.244, -1.546, -1.457, -0.9125, -1.336, 0.6499, -1.895, -1.851, 4.859, 3.608, 4.043, 1.005, 6.286, 0.728]}, {"hovertemplate": "cluster=0<br>Darkness=%{x}<br>Purpleness=%{y}<br>Polychromaticity=%{z}<extra></extra>", "legendgroup": "0", "marker": {"color": "#EF553B", "opacity": 0.7, "symbol": "circle"}, "mode": "markers", "name": "0", "scene": "scene", "showlegend": true, "type": "scatter3d", "x": [4.547, 5.696, 5.571, 5.273, 4.33, 4.459, 6.162, 6.152, 4.904, 3.235, 1.449, 4.5, 3.768, 3.229, 6.031, 6.27, 3.503, 2.72, 5.235, 5.927, 5.306, 3.882, 4.447, 3.246, 3.875, 3.946, 3.557, 3.191, 1.473, 4.17, 6.512, 6.089, 2.465, 1.441, 1.393, 4.373, 3.44, 3.827, 1.711, 6.46, 2.838, 4.058, 5.848, 3.078, 2.571, 5.185, 5.448, 4.361, 5.571, 4.035, 1.696, 2.278, 10.16, 2.425, 2.889, 3.372, 3.928, 2.483, 3.209, 2.568, 4.892, 4.088, 3.562, 3.319, 4.762], "y": [-2.376, -1.325, 0.7352, 0.9174, 0.2731, -4.566, -4.932, -0.7908, 1.64, -2.012, 0.3384, -0.5688, 2.747, -2.345, 5.074, 2.655, -2.047, -0.5308, -4.302, -4.037, -3.901, -1.862, -3.294, 2.485, 1.677, 1.017, 2.963, 3.044, -0.9075, -3.685, 1.373, 2.561, 1.699, 1.883, 1.174, -0.1534, 1.82, 0.4258, -3.554, -5.333, -0.1554, -2.462, -1.908, 4.35, 3.587, -0.9189, 0.09259, -1.473, -1.056, 1.558, -0.01236, 0.4204, 1.526, 1.463, 0.7861, 2.102, 1.237, -3.092, 2.007, -3.204, 4.406, 0.4383, -3.277, -2.069, 0.5258], "z": [3.616, 0.6171, -1.143, -1.433, 0.963, 1.946, 0.928, -0.2578, 0.6228, -0.7184, -0.1427, 1.136, -1.758, -1.823, -2.552, -0.1159, 4.051, 3.347, 0.09408, 1.295, 1.415, -1.29, 0.962, -0.7642, -0.5749, 0.3199, -1.275, -0.2977, -0.427, -1.548, 0.8851, 1.42, -1.265, -0.1536, -0.9115, 1.767, 0.2015, 0.4347, -0.6389, -0.8804, -0.1961, 2.06, 1.322, 2.317, 2.878, -0.201, -2.549, 2.103, 1.383, -2.277, -0.4493, -0.327, -1.711, -0.1045, 0.2272, 1.03, 1.458, 0.02968, -2.025, -0.1185, -2.798, -0.7163, 0.9625, -0.08991, 0.2185]}, {"hovertemplate": "cluster=2<br>Darkness=%{x}<br>Purpleness=%{y}<br>Polychromaticity=%{z}<extra></extra>", "legendgroup": "2", "marker": {"color": "#00cc96", "opacity": 0.7, "symbol": "circle"}, "mode": "markers", "name": "2", "scene": "scene", "showlegend": true, "type": "scatter3d", "x": [-5.922, -4.185, -3.323, -3.492, -0.7458, -3.702, -0.9845, -6.599, -3.399, -4.2, -4.921, -2.783, -2.644, -1.239, 0.7592, -5.536, -3.376, -3.368, -3.202, -0.506, -0.6636, -2.451, -4.268, -4.653, -1.353, -1.43, -0.8329, -6.051, -5.273, -1.342, -1.053, -1.486, -1.137, -3.543, -6.366, -5.042, -0.8938, -1.453, -4.623, -3.951, -4.096, -5.133, -1.782, -1.973, -2.164, -4.775, -4.285, 0.09212], "y": [0.6316, -0.05897, -3.158, -0.04939, -1.489, -2.062, -0.8529, -2.677, -3.048, -0.9653, -2.786, -2.331, -1.393, -1.107, -3.722, -1.614, -2.292, -3.131, 0.06815, -2.473, -2.863, -1.618, -1.248, -4.192, -1.397, -1.875, -2.65, -2.375, -2.717, -0.6282, 0.06869, -2.435, -0.7435, -2.143, -1.88, -2.094, -0.7358, -1.274, -4.929, -1.511, -2.784, -2.881, -2.165, -0.04031, -0.5866, -2.32, -1.194, -3.773], "z": [-0.6287, -2.77, -2.276, -1.585, -2.881, -2.04, -1.934, 0.5213, -2.663, 1.747, 1.264, -2.383, 0.6372, 0.3186, -3.133, -1.512, -2.006, -2.629, -0.8701, -2.981, 1.808, -2.476, -2.332, -2.447, -2.3, -0.5922, -0.4363, -0.7415, -2.082, -2.077, -1.942, 0.2815, 0.05321, -1.908, -0.3379, -1.228, 0.3897, 1.091, -3.137, -1.326, 1.744, 1.443, 2.6, -1.883, -2.061, -1.513, 0.5769, 3.352]}], "layout": {"legend": {"title": {"text": "cluster"}, "tracegroupgap": 0}, "margin": {"t": 60}, "scene": {"domain": {"x": [0, 1], "y": [0, 1]}, "xaxis": {"title": {"text": "Darkness"}}, "yaxis": {"title": {"text": "Purpleness"}}, "zaxis": {"title": {"text": "Polychromaticity"}}}}}
